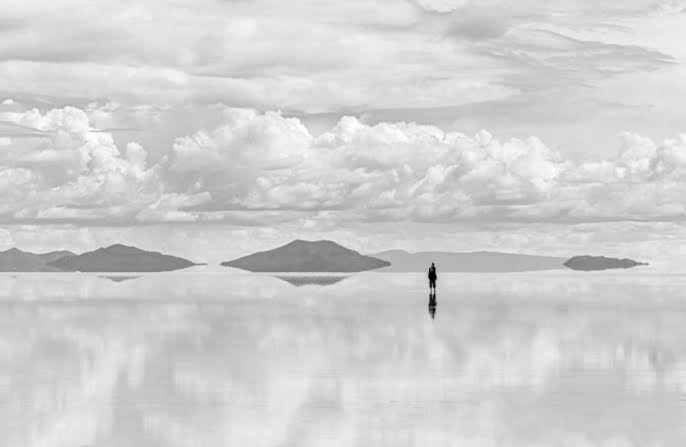
#> input picture Day 4 - Image Processing using OpenCV/Images/Lc.jpeg, 686 x 447 px, found by its file name
$ jupyter execute --allow-errors 'DAY_4(118A2088).ipynb'   (older library calls are emulated)
#> lines starting #> are read from the running program, lines starting #| are printed output that depends on the picture
# **Aditi Rao  118A2088 EXTC**

[cell 1]
import cv2
import numpy as np
from google.colab import files
uploaded=files.upload()
#> the answer given: Lc.jpeg

[cell 2]
image=cv2.imread("Lc.jpeg")
#> image is the input picture: shape (447, 686, 3); min 0, max 255, mean 208.4
from google.colab.patches import cv2_imshow
cv2_imshow(image)

[cell 3]
from matplotlib import pyplot as plt
height  = image.shape[0]
#> height = 447
width = image.shape[1]
#> width = 686
max_intensity = 255
img_gs= cv2.cvtColor(image, cv2.COLOR_BGR2GRAY)
cv2_imshow(img_gs)

[cell 4]
histg = cv2.calcHist([img_gs],[0],None,[256],[0,256])
#> histg = 256 values, max 8636 at index 202, min 0 at index 12, mean 1197.8
cum_hist = histg.copy()
#> cum_hist has the same summary as histg
plt.plot(histg)
plt.show()
#> figure, not shown here; curve peaks at x = 202, y = 8636

2.
Equalized Histogram

[cell 5]
equ = cv2.equalizeHist(img_gs)
plt.hist(img_gs.ravel(), 256, [0, 255])
plt.show()
#> figure, not shown here; tallest bar 8636 high, from x = 201.2 to 202.2
plt.hist(equ.ravel(), 256, [0, 255])
plt.show()
#> figure, not shown here; tallest bar 8636 high, from x = 75.7 to 76.7

3.

[cell 6]
uploaded=files.upload()
#> the answer given: Color.jpeg

[cell 7]
img1=cv2.imread("Color.jpeg",cv2.IMREAD_GRAYSCALE)
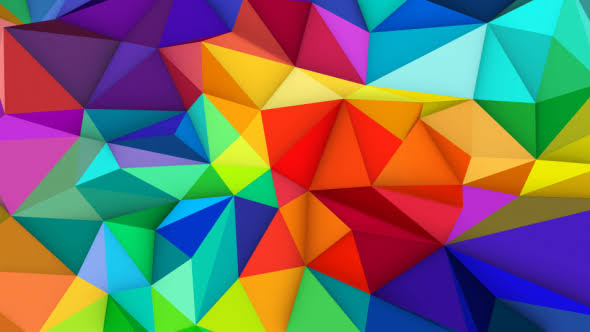
#> input picture Day 4 - Image Processing using OpenCV/Images/Color.jpeg, 590 x 332 px, found by its file name
#> img1: shape (332, 590); min 6, max 234, mean 111.3

img2 = np.zeros((img1.shape[0], img1.shape[1]),dtype=np.uint8)
cv2.randn(img2, 128, 20)
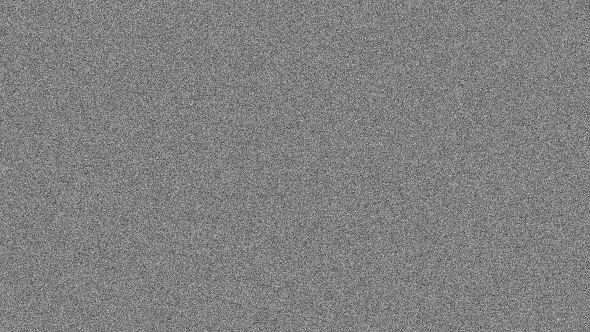
#> img2: shape (332, 590); min 31, max 219, mean 128
cv2_imshow(img2)
cv2.imwrite("Gaussian random noise.jpg",img2)
#> Out = True

[cell 8]
uniform_noise = np.zeros((img1.shape[0], img1.shape[1]),dtype=np.uint8)
cv2.randu(uniform_noise,0,255)
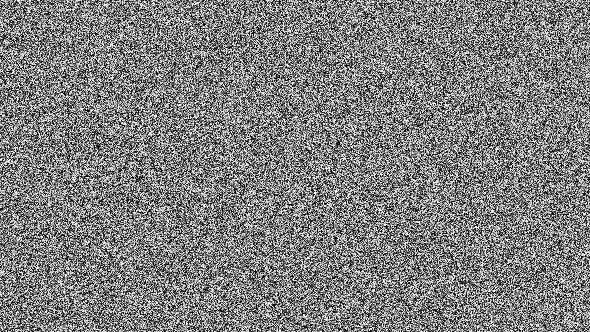
#> uniform_noise: shape (332, 590); min 0, max 254, mean 127
img3 = uniform_noise.copy()
ret,imgn3= cv2.threshold(uniform_noise,250,255,cv2.THRESH_BINARY)
cv2_imshow(img3)
cv2.imwrite("Impuls noise.jpg",img3)
#> Out = True

average filtering

*   1.image with gaussian noise

[cell 9]
img2 = (img2*0.1).astype(np.uint8)
imgn2 = cv2.add(img1,img2)
processed_image2 = cv2.blur(imgn2,(5,5))
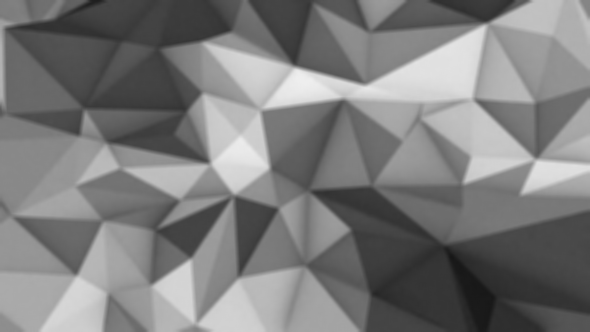
#> processed_image2: shape (332, 590); min 23, max 239, mean 123.7
st2=np.hstack((imgn2,processed_image2))
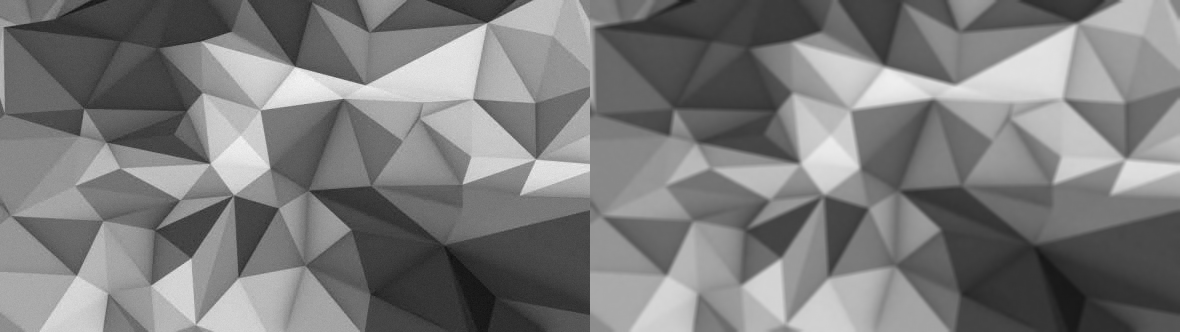
#> st2: shape (332, 1180); min 15, max 247, mean 123.7
cv2_imshow(st2)

average filtering


*  2.image with impulse noise


[cell 10]
img3 = (img3*0.5).astype(np.uint8)
imgn3 = cv2.add(img1,img3)

processed_image3 = cv2.blur(imgn3,(10,5))
st3=np.hstack((imgn3,processed_image3))
cv2_imshow(st3)

gaussian filtering

*   1.image with gaussian noise

[cell 11]
image_gaussian_processed = cv2.GaussianBlur(imgn2,(5,5),1)
gst2=np.hstack((imgn2,processed_image2,image_gaussian_processed))
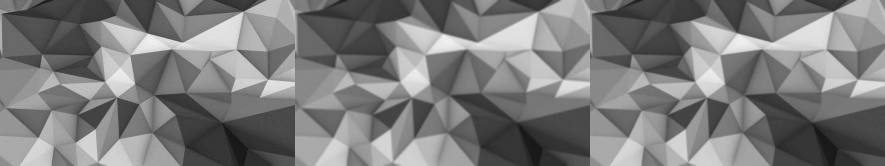
#> gst2: shape (332, 1770) (shown at 1/2 size); min 15, max 247, mean 123.7
cv2_imshow(gst2)

gaussian filtering

* 2.image with impulse noise

[cell 12]
image_impulse_processed = cv2.GaussianBlur(imgn3,(5,5),1)
gst3=np.hstack((imgn2,processed_image3,image_impulse_processed))
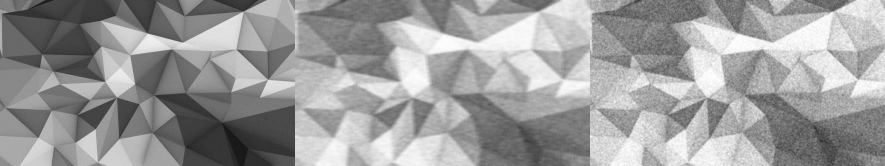
#> gst3: shape (332, 1770) (shown at 1/2 size); min 15, max 255, mean 155.6
cv2_imshow(gst3)

Median Filtering

*   1.image with gaussian noise

[cell 13]
blurred2 = cv2.medianBlur(imgn2, 3)
mst2=np.hstack((imgn2,blurred2))
cv2_imshow(mst2)
cv2.imwrite("Median filter - Gaussian noise.jpg",blurred2)
#> Out = True

*  2.image with impulse noise

[cell 14]
blurred3 = cv2.medianBlur(imgn3, 3)
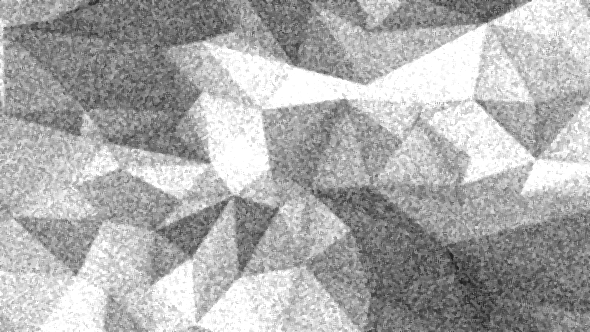
#> blurred3: shape (332, 590); min 29, max 255, mean 173
mst3=np.hstack((imgn3,blurred3))
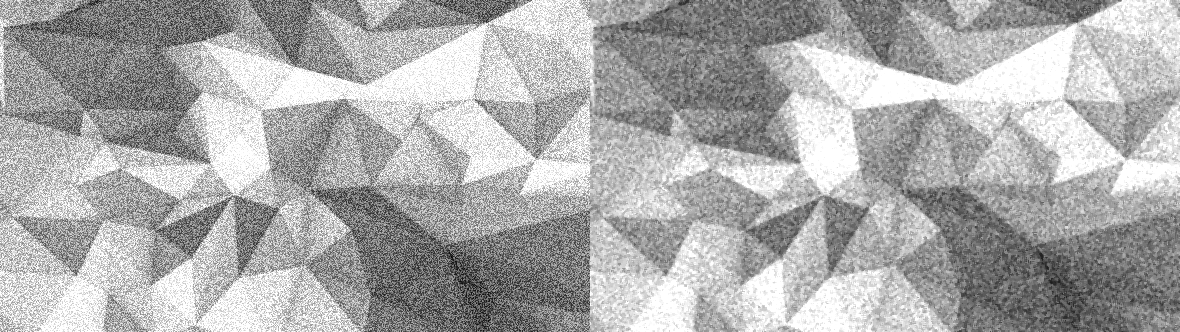
#> mst3: shape (332, 1180); min 7, max 255, mean 172.2
cv2_imshow(mst3)
cv2.imwrite("Median filter - Impulse noise.jpg",blurred3)
#> Out = True

Bilateral Filtering

*  1.image with gaussian noise

[cell 15]
bilateral2 = cv2.bilateralFilter(imgn2, 5, 75, 75)
bst2=np.hstack((processed_image2,image_gaussian_processed,bilateral2))
cv2_imshow(bst2)

*  2.image with impulse noise

[cell 16]
bilateral3 = cv2.bilateralFilter(imgn3, 5, 75, 75)
bst3=np.hstack((processed_image3,image_impulse_processed,bilateral3))
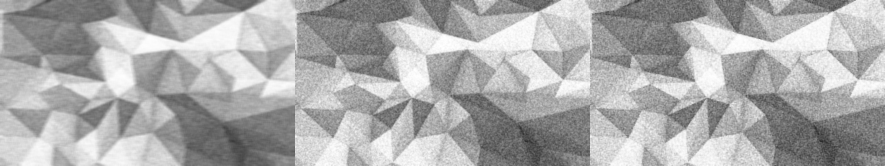
#> bst3: shape (332, 1770) (shown at 1/2 size); min 34, max 255, mean 171.4
cv2_imshow(bst3)

4. Sobel

[cell 17]
uploaded=files.upload()
#> the answer given: Color.jpeg
